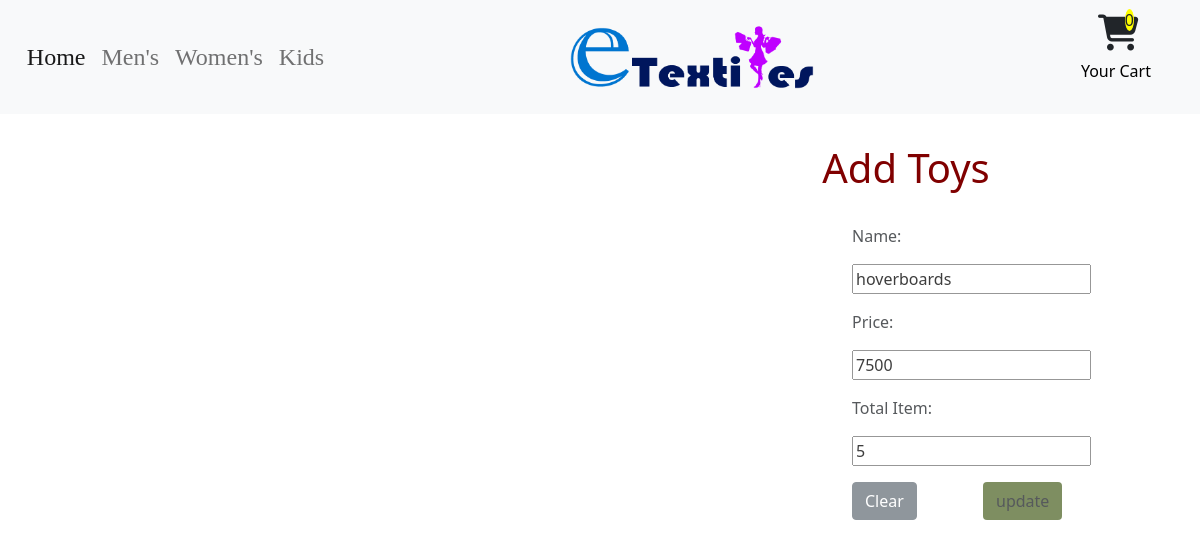
/admin/add-toys.php?edit=1 (signed in), run on the app's committed database.
### tables this page shows
CREATE TABLE IF NOT EXISTS `toys` (
  `id` int NOT NULL AUTO_INCREMENT,
  `name` varchar(100) NOT NULL,
  `price` double NOT NULL,
  `total_item` int NOT NULL,
  `discription` varchar(255) NOT NULL,
  `sold_item` int NOT NULL,
  PRIMARY KEY (`id`)
);

### admin/add-toys.php (the view, shortened to what this page needs)
<!DOCTYPE html>
<html>
<head lang="en">
    <link href="https://cdn.jsdelivr.net/npm/bootstrap@5.0.2/dist/css/bootstrap.min.css" rel="stylesheet">
    <link rel="stylesheet" href="../styles/add-item.css">
</head>
<body class="bg">
<?php include 'admin_navbar.php';
        $name = null;
        $price = null;
        $total_item = null;
        $update=false;
        ?>
    <div class="container-fluid">
        <div>
            <?php
                if (isset($_GET['edit'])) {
                    $id = $_GET['edit'];
                    $update = true;
                    $record = mysqli_query($connection, "SELECT * FROM toys WHERE id=$id");
                        $n = mysqli_fetch_array($record);
                        $name = $n['name'];
                        $price = $n['price'];
                        $total_item = $n['total_item'];
                        }
            ?>
            <div class="row">
            <div class="col-8"></div>
            <div class="col-2">
           <h1 align="center" style="margin-top: 30px; color: maroon; text-shadow: 2px 2px 7px #ffffff;">
               Add Toys
           </h1>
            </div>
            </div>
            <form method="post" action="<?php echo $_SERVER["PHP_SELF"]; ?>">
                <div class="row-lg">
                    <p id='label'><label for="name">Name: </label></p>
                    <p><input type="text" name="name" value="<?php echo $name; ?>" placeholder="" required></p>
                    <p id='label'><label for="price">Price: </label></p>
                    <p><input type= number step=0.01 name="price" value="<?php echo $price; ?>" placeholder="" required></p>
                    <p id='label'><label for="total_item">Total Item: </label></p>
                    <p><input type="number" name="total_item" value="<?php echo $total_item; ?>" placeholder=""></p>
                    <div class="row">
                        <div class="col"><button class="btn btn-secondary" type="reset">Clear</button></div>
                        <div class="col"><?php if ($update == true): ?>
                            <button class="btn" type="submit" name="update" style="background: #556B2F;" >update</button>
                        <?php else: ?>
                            <button class="btn btn-primary" type="submit" name="submit" >Add</button>
                        <?php endif ?></div>
                    </div>
                </div>
            </form>
        </div>
    </div>
</body>
</html>

### styles/add-item.css (style rules this page uses)
.container-fluid { padding: 0px !important; margin: 0px !important; }
body { background-image: url("../images/login-background.jpg"); background-repeat: no-repeat; background-size: 100%; }
.row-lg { width: 250px; align-self: center; margin-top: 2%; margin-left: 70%; justify-content: center; padding-left: 1%; background-color: white; opacity: 0.755; padding-bottom: 10px; }

### admin/add-toys.php (style rules this page uses)
body, html { height: 100%; }
.bg { background-image: url("https://images.pexels.com/photos/1029208/pexels-photo-1029208.jpeg?auto=compress&cs=tinysrgb&dpr=2&h=650&w=940"); height: 100%; background-position: center; background-repeat: no-repeat; background-size: cover; }

### data on the page
toys: name "hoverboards", price "7500", total_item "5"

### other printed values
$cart_item "0"
